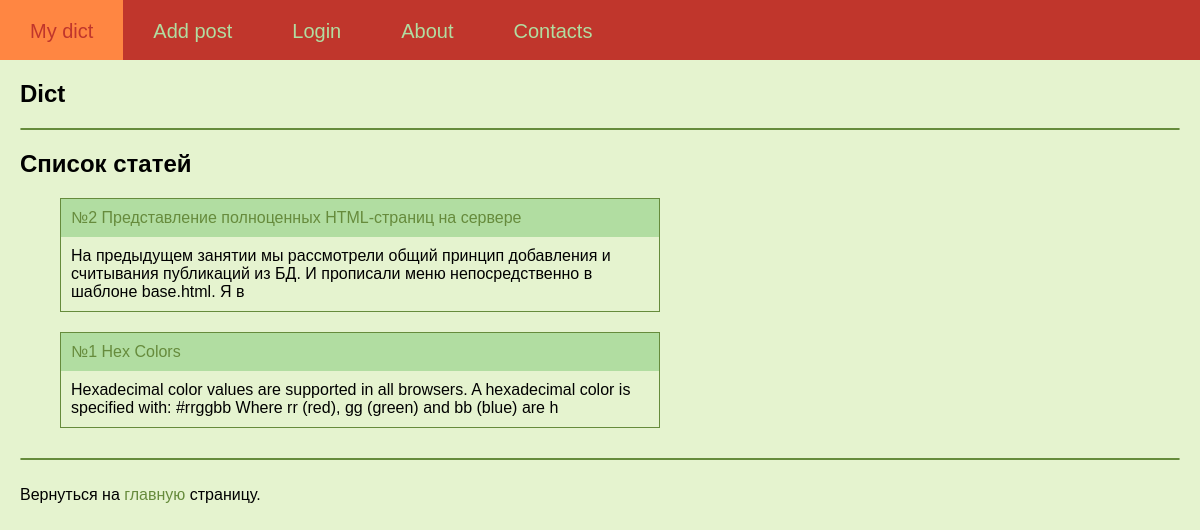
The page /dict on the database its author committed.
### tables this page shows
CREATE TABLE posts (
id integer PRIMARY KEY AUTOINCREMENT,
title text NOT NULL,
text text NOT NULL,
url text NOT NULL,
time integer NOT NULL
);

### testApp.py (the view)
@app.route("/dict")
def dict():
    db = get_db()
    dbase = FDataBase(db)
    return render_template('dict.html', my_text='Dict', menu=menu, posts=dbase.getPostsAnonce())

### FDataBase.py (called while the page is built)
    def getPostsAnonce(self):
        try:
            self.__cur.execute(f"SELECT id, title, text, url FROM posts ORDER BY time DESC")
            res = self.__cur.fetchall()
            if res: return res
        except sqlite3.Error as e:
            print("Ошибка получения статьи из БД " + str(e))
        return []

### testApp.py (called while the page is built)
def connect_db():
    conn = sqlite3.connect(app.config['DATABASE'])
    conn.row_factory = sqlite3.Row
    return conn

def get_db():
    if not hasattr(g, 'link_db'):
        g.link_db = connect_db()
    return g.link_db

### templates/dict.html
{% extends 'index.html' %}
{% block content %}
    <h2>Список статей</h2>
    <ul class="list-posts">
        {% for p in posts %}
        <li>
            <p class="title">
                <a class="my_a" href="{{ url_for('showPost', alias=p.url)}}">№{{ p.id }}&nbsp;{{p.title}}</a>
            </p>
            <p class="annonce">{{ p.text[:150] | striptags }}</p>
        </li>
    {% endfor %}
    </ul>
{% endblock %}

### templates/index.html (shortened to what this page needs)
<!DOCTYPE html>
<html lang="en">
    <link type="text/css" href={{url_for('static', filename="css/style.css")}} rel="stylesheet" />
    <head>
    </head>
    <body>
        <div class="mainmenu">
            {% for m in menu %}
                <a href="{{m.url}}">
                    <div class="block">
                        {{m.title}}
                    </div>
                </a>
            {% endfor %}
        </div>
        <div class="content">
            <h2>{{ my_text }}</h2>
            <hr>
            <div class="between_hr">
                {% block content %}{% endblock %}
            </div>
            <hr>
            <br>Вернуться на <a class="my_a" href="/">главную</a> страницу.
        </div>
    </body>
</html>

### static/css/style.css (style rules this page uses)
body { font-family: 'Arial'; margin: 0px; padding 0px; height: 100%; width: 100%; background-color: #E5F3CF; }
.mainmenu { background: #C0362C; height: 60px; margin: 0; font-size: 20px; overflow: hidden; }
.block { float: left; height: 60px; padding: 20px 30px 20px 30px ; }
a { color: #B1DDA1; text-decoration: none; }
.content { margin: 20px; color: black; }
.between_hr { margin: 20px 0px 30px 0px; }
hr { border: 1.25px solid #668B3C; border-radius: 1px; }
ul.list-posts { list-style: none; margin: 0; padding 0; max-width: 600px; }
ul.list-posts li { margin: 20px 0 0 0; border: 1.5px solid #668B3C; }
.my_a { color: #668B3C; }
ul.list-posts .title { margin: 0; padding: 10px; background: #B1DDA1; }
ul.list-posts .annonce { margin: 0; padding: 10px; background: #E5F3CF; }

### rows shown on the page
posts: id "2", title "Представление полноценных HTML-страниц на сервере", text "На предыдущем занятии мы рассмотрели общий принцип добавления и считывания публикаций из БД. И прописали меню непосредственно в шаблоне base.html. Я в"
posts: id "1", title "Hex Colors", text "Hexadecimal color values are supported in all browsers. A hexadecimal color is specified with: #rrggbb Where rr (red), gg (green) and bb (blue) are h"

### other values the page prints
{{ m.title }} "My dict" "Add post" "Login" "About" "Contacts"
{{ my_text }} "Dict"
